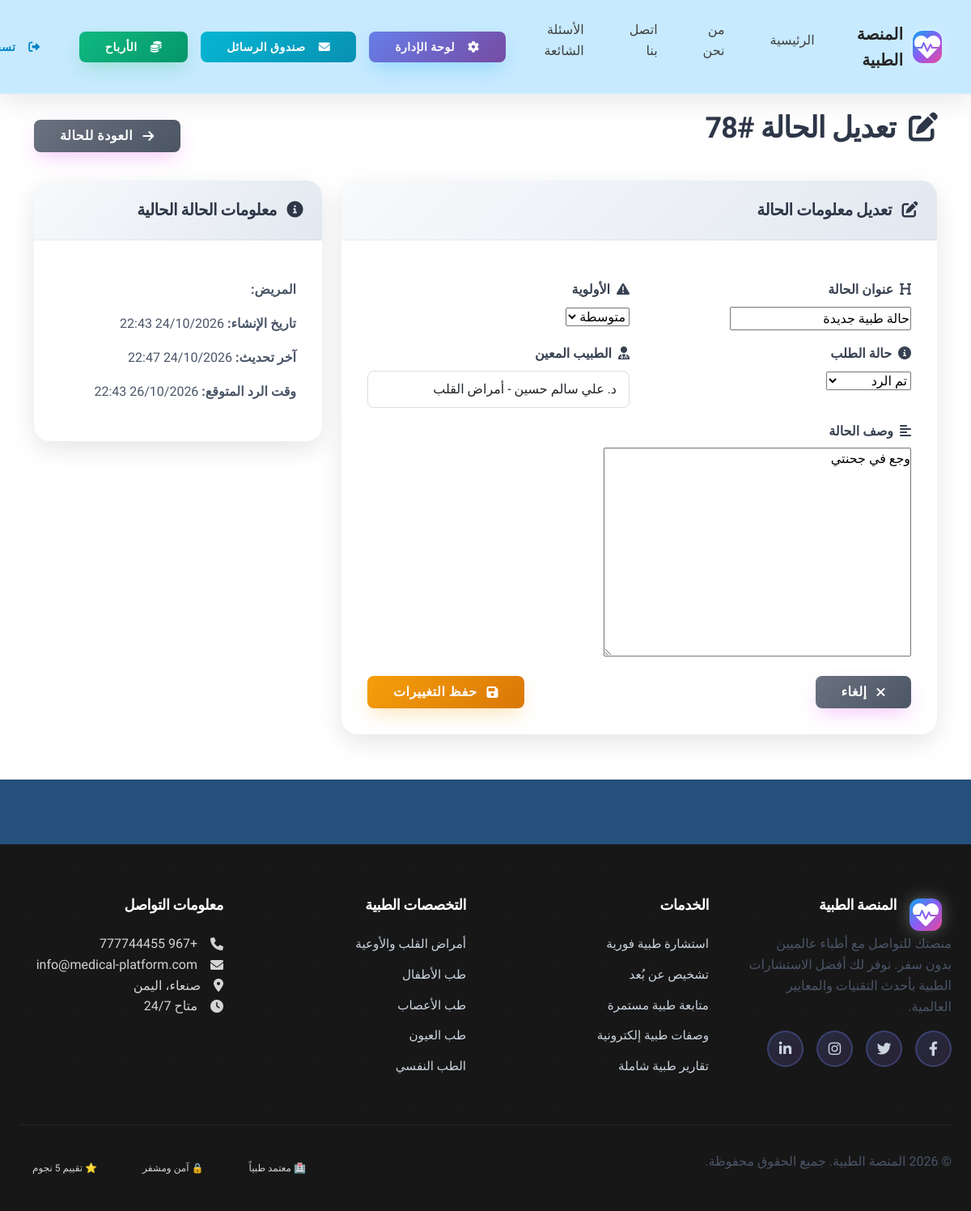
Screenshot of /admin-panel/cases/78/edit/ (signed in) with the database file from the repository.
### patients/models.py (models this page shows, shortened)
class MedicalCase(models.Model):
    PRIORITY_CHOICES = (
        ('low', 'منخفضة'),
        ('medium', 'متوسطة'),
        ('high', 'عالية'),
        ('urgent', 'عاجلة'),
    )
    STATUS_CHOICES = (
        ('pending', 'قيد الانتظار'),
        ('in_progress', 'قيد المراجعة'),
        ('completed', 'تم الرد'),
        ('cancelled', 'ملغية'),
    )
    patient = models.ForeignKey(Patient, on_delete=models.CASCADE, related_name='medical_cases')
    doctor = models.ForeignKey(Doctor, on_delete=models.SET_NULL, null=True, blank=True, related_name='assigned_cases')
    title = models.CharField(max_length=200, default='حالة طبية جديدة')
    description = models.TextField()
    symptoms = models.TextField(blank=True, verbose_name="الأعراض")
    title_translated = models.CharField(max_length=200, blank=True, null=True, verbose_name="العنوان المترجم")
    description_translated = models.TextField(blank=True, null=True, verbose_name="الوصف المترجم")
    source_language = models.CharField(max_length=2, choices=[('ar', 'العربية'), ('en', 'English')], default='ar', verbose_name="اللغة الأصلية")
    translation_confidence = models.FloatField(default=0.0, verbose_name="مستوى الثقة في الترجمة")
    priority = models.CharField(max_length=10, choices=PRIORITY_CHOICES, default='medium')
    status = models.CharField(max_length=15, choices=STATUS_CHOICES, default='pending')
    created_at = models.DateTimeField(auto_now_add=True)
    updated_at = models.DateTimeField(auto_now=True)
    expected_response_time = models.DateTimeField(blank=True, null=True)
    class Meta:
        verbose_name = 'حالة طبية'
        verbose_name_plural = 'الحالات الطبية'
        ordering = ['-created_at']

### admin_panel/views/__init__.py (the view, shortened to what this page needs)
# urls.py: path('cases/<int:case_id>/edit/', views.UpdateCaseView.as_view(), name='update_case'),
class UpdateCaseView(AdminRequiredMixin, UpdateView):
    model = MedicalCase
    fields = ['title', 'description', 'priority', 'status', 'doctor']
    template_name = 'admin_panel/update_case.html'
    pk_url_kwarg = 'case_id'
    def get_context_data(self, **kwargs):
        context = super().get_context_data(**kwargs)
        context['available_doctors'] = Doctor.objects.filter(
            status='approved', is_available=True
        ).select_related('user')
        return context

### admin_panel/context_processors.py (called while the page is built)
def admin_context(request):
    context = {}
    if request.user.is_authenticated and request.user.user_type == 'admin':
        context['pending_doctors_count'] = Doctor.objects.filter(status='pending').count()
        context['pending_cases'] = 0  # يمكن إضافة المزيد لاحقاً
        context['unread_admin_messages'] = AdminMessage.objects.filter(
            recipient=request.user,
            is_read=False,
        ).count()
    return context

### admin_panel/views/__init__.py (called while the page is built)
    def dispatch(self, request, *args, **kwargs):
        if not request.user.is_authenticated or request.user.user_type != 'admin':
            messages.error(request, _('يجب أن تكون مشرفاً للوصول لهذه الصفحة.'))
            return redirect('accounts:login')
        return super().dispatch(request, *args, **kwargs)

### templates/admin_panel/update_case.html (shortened to what this page needs)
{% extends 'base.html' %}
{% load i18n %}
{% block content %}
<div class="container py-4">
    <div class="row">
        <div class="col-12">
            <div class="d-flex justify-content-between align-items-center mb-4">
                <h2>
                    <i class="fas fa-edit me-2"></i>
                    {% trans "تعديل الحالة" %} #{{ object.id }}
                </h2>
                <a href="{% url 'admin_panel:case_detail' object.id %}" class="btn btn-secondary">
                    <i class="fas fa-arrow-left me-1"></i>
                    {% trans "العودة للحالة" %}
                </a>
            </div>
        </div>
    </div>
    <div class="row">
        <div class="col-md-8">
            <div class="card">
                <div class="card-header bg-warning text-white">
                    <h5 class="mb-0">
                        <i class="fas fa-edit me-2"></i>
                        {% trans "تعديل معلومات الحالة" %}
                    </h5>
                </div>
                <div class="card-body">
                    <form method="post">
                        <div class="row">
                            <div class="col-md-6 mb-3">
                                <label for="{{ form.title.id_for_label }}" class="form-label">
                                    <i class="fas fa-heading me-1"></i>
                                    {% trans "عنوان الحالة" %}
                                </label>
                                {{ form.title }}
                            </div>
                            <div class="col-md-6 mb-3">
                                <label for="{{ form.priority.id_for_label }}" class="form-label">
                                    <i class="fas fa-exclamation-triangle me-1"></i>
                                    {% trans "الأولوية" %}
                                </label>
                                {{ form.priority }}
                            </div>
                        </div>
                        <div class="row">
                            <div class="col-md-6 mb-3">
                                <label for="{{ form.status.id_for_label }}" class="form-label">
                                    <i class="fas fa-info-circle me-1"></i>
                                    {% trans "حالة الطلب" %}
                                </label>
                                {{ form.status }}
                            </div>
                            <div class="col-md-6 mb-3">
                                <label for="{{ form.doctor.id_for_label }}" class="form-label">
                                    <i class="fas fa-user-md me-1"></i>
                                    {% trans "الطبيب المعين" %}
                                </label>
                                <select name="doctor" class="form-select" id="{{ form.doctor.id_for_label }}">
                                    {% for doctor in available_doctors %}
                                        <option value="{{ doctor.id }}" {% if object.doctor.id == doctor.id %}selected{% endif %}>
                                            د. {{ doctor.user.get_full_name }} - {{ doctor.get_specialization_display }}
                                        </option>
                                    {% endfor %}
                                </select>
                            </div>
                        </div>
                        <div class="mb-3">
                            <label for="{{ form.description.id_for_label }}" class="form-label">
                                <i class="fas fa-align-left me-1"></i>
                                {% trans "وصف الحالة" %}
                            </label>
                            {{ form.description }}
                        </div>
                        <div class="d-flex justify-content-between">
                            <a href="{% url 'admin_panel:case_detail' object.id %}" class="btn btn-secondary">
                                <i class="fas fa-times me-1"></i>
                                {% trans "إلغاء" %}
                            </a>
                            <button type="submit" class="btn btn-warning">
                                <i class="fas fa-save me-1"></i>
                                {% trans "حفظ التغييرات" %}
                            </button>
                        </div>
                    </form>
                </div>
            </div>
        </div>
        <div class="col-md-4">
            <div class="card">
                <div class="card-header bg-info text-white">
                    <h5 class="mb-0">
                        <i class="fas fa-info-circle me-2"></i>
                        {% trans "معلومات الحالة الحالية" %}
                    </h5>
                </div>
                <div class="card-body">
                    <p><strong>{% trans "المريض" %}:</strong> {{ object.patient.user.get_full_name }}</p>
                    <p><strong>{% trans "تاريخ الإنشاء" %}:</strong> {{ object.created_at|date:"d/m/Y H:i" }}</p>
                    <p><strong>{% trans "آخر تحديث" %}:</strong> {{ object.updated_at|date:"d/m/Y H:i" }}</p>
                    {% if object.expected_response_time %}
                    <p><strong>{% trans "وقت الرد المتوقع" %}:</strong> {{ object.expected_response_time|date:"d/m/Y H:i" }}</p>
                    {% endif %}
                </div>
            </div>
        </div>
    </div>
</div>
{% endblock %}

### static/css/components.css (style rules this page uses)
.btn { display: inline-flex; align-items: center; justify-content: center; gap: var(--space-2); padding: var(--space-3) var(--space-6); font-family: var(--font-primary); font-weight: var(--font-semibold); font-size: var(--text-base); line-height: var(--leading-none); text-decoration: none; border: none; border-radius: var(--radius-lg); cursor: pointer; transition: all var(--duration-200) var(--ease-out); position: relative; overflow: hidden; white-space: nowrap; }
.btn::before { content: ''; position: absolute; top: 0; left: -100%; width: 100%; height: 100%; background: linear-gradient(90deg, transparent, rgba(255, 255, 255, 0.2), transparent); transition: left var(--duration-500) var(--ease-out); }
.btn-secondary { background: var(--gradient-secondary); color: white; box-shadow: var(--shadow-secondary); }
.btn-warning { background: var(--gradient-warning); color: white; box-shadow: var(--shadow-warning); }
.card { background: white; border-radius: var(--radius-2xl); box-shadow: var(--shadow-sm); border: 1px solid var(--neutral-200); overflow: hidden; transition: all var(--duration-300) var(--ease-out); position: relative; }
.card-header { padding: var(--space-6); border-bottom: 1px solid var(--neutral-200); background: var(--neutral-50); }
.card-body { padding: var(--space-6); }
.form-label { display: block; font-family: var(--font-primary); font-weight: var(--font-semibold); font-size: var(--text-sm); color: var(--neutral-700); margin-bottom: var(--space-2); }
.form-select { background-position: right var(--space-3) center; background-repeat: no-repeat; background-size: 16px 12px; padding-right: var(--space-10); }

### static/css/premium-typography.css (style rules this page uses)
:root { --font-arabic-primary: 'Tajawal', 'IBM Plex Sans Arabic', 'Almarai', sans-serif; --font-arabic-secondary: 'Noto Kufi Arabic', 'Almarai', sans-serif; --font-arabic-display: 'Almarai', 'Tajawal', sans-serif; --font-english-primary: 'Poppins', 'Montserrat', 'Nunito', sans-serif; --font-english-secondary: 'Nunito', 'Poppins', sans-serif; --font-english-display: 'Montserrat', 'Poppins', sans-serif; --font-weight-light: 300; --font-weight-regular: 400; --font-weight-medium: 500; --font-weight-semibold: 600; --font-weight-bold: 700; --font-weight-extrabold: 800; --font-weight-black: 900; --font-size-xs: 0.75rem; --font-size-sm: 0.875rem; --font-size-base: 1rem; --font-size-lg: 1.125rem; --font-size-xl: 1.25rem; --font-size-2xl: 1.5rem; --font-size-3xl: 1.875rem; --font-size-4xl: 2.25rem; --font-size-5xl: 3rem; --font-size-6xl: 3.75rem; --font-size-7xl: 4.5rem; --line-height-tight: 1.25; --line-height-snug: 1.375; --line-height-normal: 1.5; --line-height-relaxed: 1.625; --line-height-loose: 2; --letter-spacing-tighter: -0.05em; --letter-spacing-tight: -0.025em; --letter-spacing-normal: 0; --letter-spacing-wide: 0.025em; --letter-spacing-wider: 0.05em; --letter-spacing-widest: 0.1em; }
* { -webkit-font-smoothing: antialiased; -moz-osx-font-smoothing: grayscale; text-rendering: optimizeLegibility; }
body { font-family: var(--font-arabic-primary); font-weight: var(--font-weight-regular); font-size: var(--font-size-base); line-height: var(--line-height-normal); letter-spacing: var(--letter-spacing-normal); color: #1a202c; background-color: #ffffff; }
h1, h2, h3, h4, h5, h6, .h1, .h2, .h3, .h4, .h5, .h6 { font-family: var(--font-arabic-display); font-weight: var(--font-weight-bold); line-height: var(--line-height-tight); letter-spacing: var(--letter-spacing-tight); margin-bottom: 0.5em; color: #2d3748; }
h2, .h2 { font-size: var(--font-size-4xl); font-weight: var(--font-weight-bold); }
h5, .h5 { font-size: var(--font-size-xl); font-weight: var(--font-weight-semibold); }
p, .text-body { font-family: var(--font-arabic-primary); font-size: var(--font-size-base); line-height: var(--line-height-relaxed); margin-bottom: 1rem; color: #4a5568; }
.btn { font-family: var(--font-arabic-primary); font-weight: var(--font-weight-semibold); font-size: var(--font-size-base); letter-spacing: var(--letter-spacing-wide); text-transform: none; }
.form-label { font-family: var(--font-arabic-primary); font-weight: var(--font-weight-semibold); font-size: var(--font-size-sm); color: #2d3748; }
.form-control, .form-select { font-family: var(--font-arabic-primary); font-size: var(--font-size-base); line-height: var(--line-height-normal); }
[dir="rtl"] { text-align: right; }

### static/css/admin-dashboard.css (style rules this page uses)
.card-header { display: flex; align-items: center; justify-content: space-between; margin-bottom: var(--space-4); }

### templates/base.html (style rules this page uses)
html, body { overflow-x: hidden; }

### rows the page displays
MedicalCase: id "78", title "حالة طبية جديدة", priority "متوسطة", status "تم الرد", doctor "د. علي سالم حسين - أمراض القلب", description "وجع في جحنتي", created_at "24/10/2026 22:43", updated_at "24/10/2026 22:47", expected_response_time "26/10/2026 22:43"
